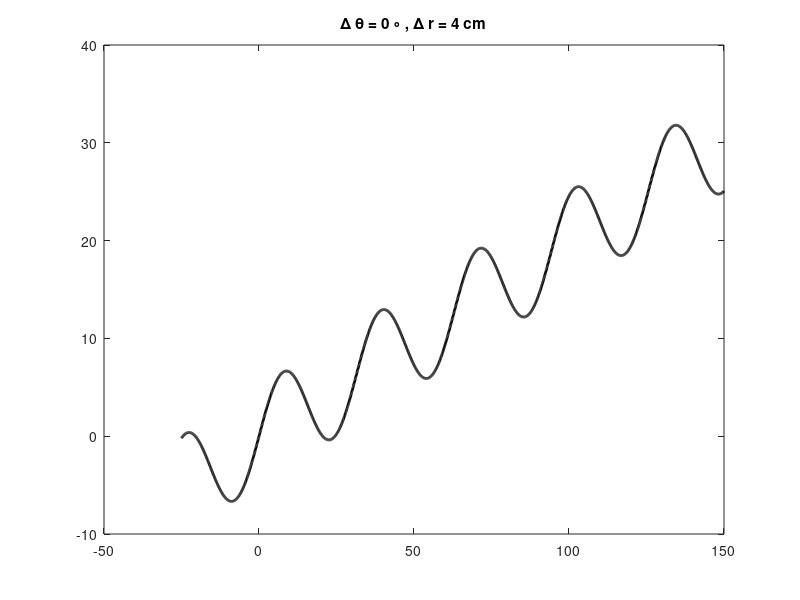

This chart was generated by the following MATLAB code: (Note: this script raises an error after producing the figure.)
%% Draw the continuous animation with given conditions
clear variables; clc;

r = 11;
delta_r = 4;

%% Inital values
hip_joint = [0,r];
delta_theta = 0;
leg_index = 1;

delta_theta_end = 3*pi; 

%% Define landscape
x_range = [-25, 150];
y_range = [-5, 50];

x_partition_diff = 0.1;
x_partition = x_range(1):x_partition_diff:x_range(2);  % x_partition


% landscape function
landscape_partition = 5 * sin(0.2 * x_partition) + x_partition*0.2 ;
% landscape_partition = 0 * x_partition;

landscape_partition_diff = diff(landscape_partition);
% landscape_partition = landscape(x_partition);
% landscape_partition = subs(landscape_function,x_partition);

landscape_table(1,:) = x_partition;
landscape_table(2,:) = landscape_partition;
landscape_table(3,1) = 0;
landscape_table(3,2:end) = landscape_partition_diff;

clear x_partition landscape_partition_diff;

 
%% Plot landscape and draw the leg with initial value
figure(1)
set(gcf,'name','leg','Position', [100 100 1500 800]);

% decide the resolution of the animation
delta_theta_increment = pi/100;


% first trial
plot(landscape_table(1,:),landscape_table(2,:),'color','k' ,'linewidth', 2);
hold on;
title_str = ['\Delta \theta = ',num2str(delta_theta*180/pi),' \circ',...
             ' , \Delta r = ',num2str(delta_r),' cm'];
title(title_str);
boundary = draw_leg(hip_joint, delta_theta, delta_r);
hold off;


while delta_theta <= delta_theta_end

% for delta_theta = 0:delta_theta_increment: 3*pi
    %% Check overlap and update the hip joint and contact point
    % Find normal force point
    
    normal_force_point = find_normal_force_point(boundary,landscape_table);
    
    
    if ~isempty(normal_force_point.point_1)
        
        % tangent of normal force point
        land_diff = lookup_table(landscape_table(1,:),landscape_table(3,:),normal_force_point.point_1(1));  
        
        
        % l* sin(theta), where theta is the angle between tangent vector
        % and verticle line
        force_distance = abs(normal_force_point.point_1(3))*( x_partition_diff / sqrt(x_partition_diff^2 + land_diff^2) ); 
        
        
        force_distance = force_distance * 0.5;  % for distance estimation error, more reasonable result
        
        
        
        force_direction = [-land_diff , x_partition_diff];
        force_direction = force_direction/ (sqrt(land_diff^2+x_partition_diff^2));
        
        % visualize the position shifting  by using arrow
        % according to the overlap
        force_mag = -50 * normal_force_point.point_1(3);  %scaled parameter
        quiver(normal_force_point.point_1(1),normal_force_point.point_1(2),...
               -force_mag * land_diff , force_mag * x_partition_diff,... (-y,x)
                'MaxHeadSize',0.5,'color','b');
        hold on;
        plot(normal_force_point.point_1(1),normal_force_point.point_1(2),'marker','*','MarkerSize',10,'color','b');


        % adjust the hip joint
        hip_joint = hip_joint + force_distance * force_direction;
        
        contact_point = [normal_force_point.point_1(1) , normal_force_point.point_1(2)];
        
        contact_point_txt = ['(',num2str(contact_point(1),4),',',num2str(contact_point(2),4),')'];
        text(contact_point(1) , contact_point(2) - 2, contact_point_txt, 'color', 'b');
        
    else
        contact_point = [];
    end
    
    if ~isempty(normal_force_point.point_2)

        land_diff = lookup_table(landscape_table(1,:),landscape_table(3,:),normal_force_point.point_2(1));
        
        % visualize the position shifting by using arrow
        % according to the overlap

        force_distance = abs(normal_force_point.point_2(3))*( x_partition_diff / sqrt(x_partition_diff^2 + land_diff^2) );
        
        
        force_distance = force_distance * 0.5;  % for distance estimation error, more reasonable result
        
        
        force_direction = [-land_diff , x_partition_diff];
        force_direction = force_direction / (sqrt(land_diff^2+x_partition_diff^2));
        
        
        force_mag = -50 * normal_force_point.point_2(3);  % scaled parameter
        quiver(normal_force_point.point_2(1),normal_force_point.point_2(2),...
               -force_mag * land_diff, force_mag*x_partition_diff,... (-y,x)
                'MaxHeadSize',0.5,'color','r');            
        hold on;
        plot(normal_force_point.point_2(1),normal_force_point.point_2(2),'marker','*','MarkerSize',10,'color','r');

        
        % adjust the hip joint
        hip_joint = hip_joint + force_distance * force_direction;
        
        if isempty(contact_point) 
            contact_point = [normal_force_point.point_2(1) , normal_force_point.point_2(2)];
            
            contact_point_txt = ['(',num2str(contact_point(1),4),',',num2str(contact_point(2),4),')'];
            text(contact_point(1) , contact_point(2) - 2, contact_point_txt,'color', 'r');
            
        elseif normal_force_point.point_2(1) > contact_point(1)  % the point is on the righter side
            contact_point = [normal_force_point.point_2(1) , normal_force_point.point_2(2)];
            
            contact_point_txt = ['(',num2str(contact_point(1),4),',',num2str(contact_point(2),4),')'];
            text(contact_point(1) , contact_point(2) - 2, contact_point_txt,'color', 'r');
        end
        
    end
    
    
    if ~isempty(contact_point)
        plot (contact_point(1),contact_point(2),'marker','.','MarkerSize',20,'color','c')
        hold on;
    end
    
    
    %% Drawings 
    % draw the landscape
    plot(landscape_table(1,:),landscape_table(2,:),'color','k' ,'linewidth', 2);
    hold on;
    
    
    title_str = ['\Delta \theta = ',num2str(delta_theta*180/pi),' \circ',...
                 ' , \Delta r = ',num2str(delta_r),' cm'];
    title(title_str);
    
    % draw the leg
    % return the contour of the leg boundary
    boundary = draw_leg(hip_joint, delta_theta, delta_r);
    axis equal;
    axis([x_range y_range]);

%     plot(assigned_point(1),assigned_point(2),'marker','*','MarkerSize',10)
%     drawnow;
    

    
    %% Determin next step : revolution using no-slip assumption 
    
%     hip_joint(1) = hip_joint(1) + delta_theta_increment*r ;
    if(~isempty(contact_point))
        % Contact with ground, rolling with respect to the contact point
        
        
        rotation_radius_vector = hip_joint - contact_point;
        rotation_radius_vector_length = sqrt(rotation_radius_vector(1)^2 + rotation_radius_vector(2)^2);
        % Revolute_direction = (y,-x) of rotation_radius_vector(x,y)
        
        new_rotation_radius_vector =  rotation_radius_vector * [cos(-delta_theta_increment) sin(-delta_theta_increment) 
                                                               -sin(-delta_theta_increment) cos(-delta_theta_increment)] ;
        movement_vector = (contact_point + new_rotation_radius_vector) - hip_joint;

%         revolute_direction = [rotation_radius_vector(2),-rotation_radius_vector(1)];
%         revolute_direction = revolute_direction * [cos(-delta_theta_increment/2) sin(-delta_theta_increment/2) 
%                                                    -sin(-delta_theta_increment/2) cos(-delta_theta_increment/2)] ;
%         
%         revolute_direction = revolute_direction / sqrt(revolute_direction(1)^2 + revolute_direction(1)^2);
%         movement_vector = ( delta_theta_increment * rotation_radius_vector_length ) * revolute_direction;
        
        
        delta_theta = delta_theta + delta_theta_increment;
        
    else
        % Does not contact to ground, fall and does not roll.
        
        movement_vector = [0 -0.05];
    end
    
    % visualize the hip joint movement by using arrow
    % now hip joint position
    % scaled parameter
    quiver(hip_joint(1),hip_joint(2),...
           50*movement_vector(1),50*movement_vector(2),... 
            'MaxHeadSize',0.5,'color','k'); 

    hip_joint = hip_joint + movement_vector;
    



%     assigned_point = get_assigned_position(leg_index, hip_joint, delta_theta, delta_r, delta_theta);

    
    drawnow;
    hold off;

end



